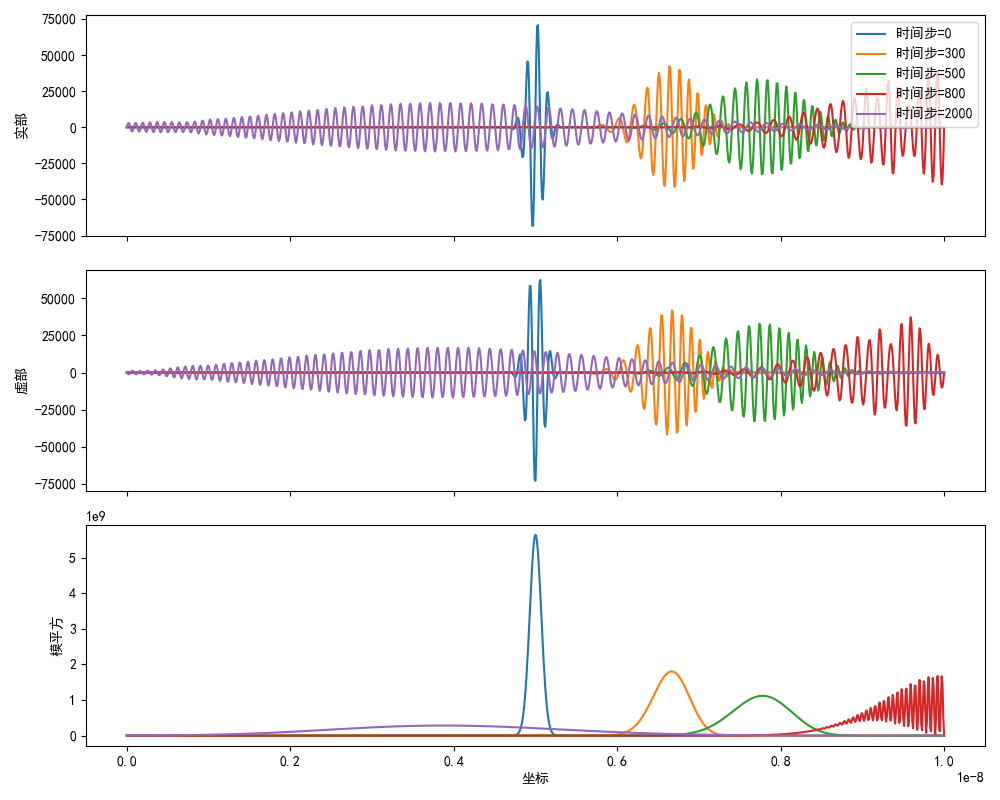

Python code for this plot:
import numpy as np
import matplotlib.pyplot as plt
from scipy.sparse import diags
from scipy.sparse.linalg import spsolve

L = 1e-8
x0 = L / 2
sigma = 1e-10
k = 5e10
hbar = 1.0546e-34
me = 9.109e-31
ht = 1e-18
N = 1000
hx = L / N

x = np.linspace(0, L, N + 1)
psi0 = np.exp(-(x - x0)**2 / (2 * sigma**2)) * np.exp(1j * k * x)
psi0[0] = 0
psi0[-1] = 0

# 初始波函数归一化
norm_factor = np.sqrt(np.sum(np.abs(psi0)**2) * hx)
psi = psi0 / norm_factor

# 构造稀疏矩阵
alpha = hbar / (2 * me)
r = 1j * alpha * ht / (2 * hx**2)

diag_main_A = (1 + 2 * r) * np.ones(N - 1)
diag_off_A = -r * np.ones(N - 2)
matrix_A = diags([diag_off_A, diag_main_A, diag_off_A], [-1, 0, 1], format='csc')

diag_main_B = (1 - 2 * r) * np.ones(N - 1)
diag_off_B = r * np.ones(N - 2)
matrix_B = diags([diag_off_B, diag_main_B, diag_off_B], [-1, 0, 1], format='csc')

target_steps = [0, 300, 500, 800, 2000]
results = {}

psi_inner = psi[1:-1]
step = 0

while step <= max(target_steps):
    if step in target_steps:
        full_psi = np.zeros(N + 1, dtype=complex)
        full_psi[1:-1] = psi_inner
        results[step] = full_psi.copy()
        
    # 求解线性方程组演化到下一步
    right_side = matrix_B.dot(psi_inner)
    psi_inner = spsolve(matrix_A, right_side)
    step += 1

# 绘制波函数实部、虚部及模平方图像
fig, axes = plt.subplots(3, 1, figsize=(10, 8), sharex=True)

for step in target_steps:
    axes[0].plot(x, np.real(results[step]), label=f'时间步={step}')
    axes[1].plot(x, np.imag(results[step]))
    axes[2].plot(x, np.abs(results[step])**2)

axes[0].set_ylabel('实部')
axes[1].set_ylabel('虚部')
axes[2].set_ylabel('模平方')
axes[2].set_xlabel('坐标')
axes[0].legend(loc='upper right')

plt.rcParams['font.sans-serif'] = ['SimHei']
plt.rcParams['axes.unicode_minus'] = False

plt.tight_layout()
plt.show()
